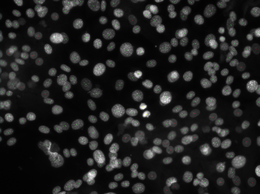
%> input picture deneme dataset1/E01_s8.png, 260 x 194 px, shrunk from 1392 x 1040 before the run
$ octave ML_Classification.m   (GNU Octave 9; MATLAB toolbox functions it lacks are replaced by stand-ins)
%> lines starting %> are read from the running program, lines starting %| are printed output that depends on the picture; in (x1, y1, x2, y2) boxes, pixels count from 0 and x2, y2 are one past the last pixel; in counts of white or black regions, pixels touching at a corner belong together; the program's own positions count from 1
%> further down, im is the input picture: size 194x260x3 uint8; mean R, G, B 31.8, 32.1, 31.8
### deneme dataset1/deneme_cellseg.m
function results = deneme_cellseg(im,val_1,val_2)
%> called with val_1 = 0.1, val_2 = 35
%im=im(1:500,1:500,:);
im = medfilt2(im, [5 5]);

I_eq = adapthisteq(im); %
bw = im2bw(I_eq, graythresh(I_eq)-val_1);
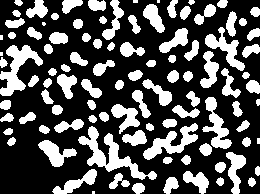
%> bw: size 194x260 logical; 32.5% white; 101 white regions (7 under 20 px), largest, box (x1, y1, x2, y2) and area: (78, 126, 157, 180) 1182, (0, 45, 43, 96) 907, (143, 123, 198, 160) 770

bw3 = imopen(bw, ones(3,3)); %open image morphologically
%> bw3: size 194x260 logical; 31.9% white; 107 white regions (7 under 20 px), largest, box (x1, y1, x2, y2) and area: (79, 127, 145, 179) 1104, (0, 45, 43, 96) 898, (143, 124, 198, 160) 766
bw4_perim = bwperim(bw3);  %find perimeters of objects
%> bw4_perim: size 194x260 logical; 9.2% white in thin lines or dots
overlay1 = imoverlay(I_eq, bw4_perim , [.5 1 .2]); %not necessary now
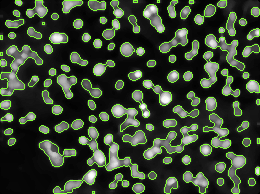
%> overlay1: size 194x260x3 uint8; mean R, G, B 55.7, 67.4, 48.7

mask_em = imextendedmax(I_eq, val_2);
%> mask_em: size 194x260 logical; 11.1% white; 167 white regions (28 under 20 px), largest, box (x1, y1, x2, y2) and area: (58, 76, 70, 90) 91, (66, 181, 81, 190) 80, (132, 164, 144, 178) 78
mask_em = imclose(mask_em, ones(5,5));
%> mask_em: size 194x260 logical; 11.6% white; 145 white regions (21 under 20 px), largest, box (x1, y1, x2, y2) and area: (180, 92, 200, 117) 182, (58, 76, 76, 97) 164, (132, 164, 157, 180) 151

mask_em = imfill(mask_em, 'holes');
mask_em = bwareaopen(mask_em, 20);

I_eq_c = imcomplement(I_eq); % computes the complement of the image
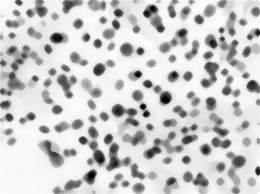
%> I_eq_c: size 194x260 uint8; min 0, max 255, mean 203.6
I_mod = imimposemin(I_eq_c, ~bw3 | mask_em);
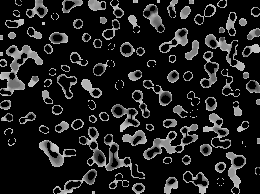
%> I_mod: size 194x260 uint8; min 0, max 203, mean 32.1
L = watershed(I_mod);
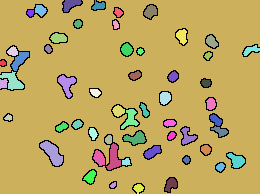
%> L: size 194x260 uint8; 57 distinct labels, from 0 to 56; one colour per label, 0 black
rgb =label2rgb(L);
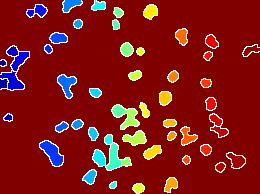
%> rgb: size 194x260x3 uint8; mean R, G, B 133.4, 26.8, 27

results.ol =overlay1;
results.L =I_mod;
results.rgb =rgb;
results.masked =imextendedmax(I_eq, 5);
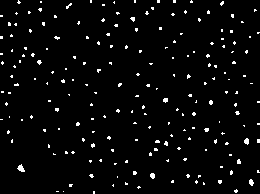
%> results.masked: size 194x260 logical; 3.2% white in thin lines or dots
results.imm =I_eq;
end

### deneme dataset1/RGBval.m
function RGBvaluesofImage = RGBval(im)
r=im(:,:,1);
g=im(:,:,2);
%> (the rest of the program and of its run is left out)
